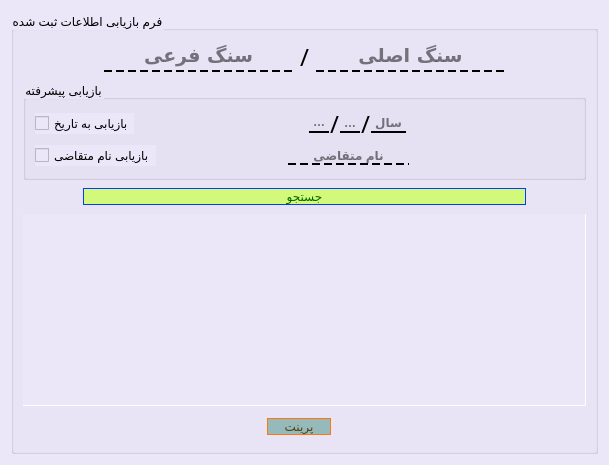
      <widget class="QWidget" name="tab2_SearchData">
       <property name="cursor">
        <cursorShape>ArrowCursor</cursorShape>
       </property>
       <property name="statusTip">
        <string> بازیابی پلاک های تعیین وقت شده</string>
       </property>
       <property name="styleSheet">
        <string notr="true">QWidget{
background-color: #ece6f9  ;
}
QGroupBox{
background-color: rgba(0, 0, 0, 0);
}
QLineEdit{
background-color: rgba(0, 0, 0, 0);
font: 75 14pt &quot;B Nazanin&quot;;
border-style: dashed;
font-weight: bold;
border-bottom-width: 2px;
}
QRadioButton{
background-color: rgba(0, 0, 0, 0);
font: 75 14pt &quot;A Arghavan&quot;;
}
QLabel{
background-color: rgba(0, 0, 0, 0);
font: 75 18pt &quot;A Arsoo&quot;;
}
QComboBox{
background-color: #eee1c5   ;
}
QCheckBox{
font: 75 12pt &quot;A Arsoo&quot;;
}

QTableView {
padding: 4px;
border-style: none;
border-bottom: 1px solid #fffff8;
border-right: 1px solid #fffff8;
}
</string>
       </property>
       <attribute name="title">
        <string>بازیابی اطلاعات</string>
       </attribute>
       <layout class="QGridLayout" name="gridLayout_3">
        <item row="0" column="0">
         <widget class="QGroupBox" name="groupBox">
          <property name="enabled">
           <bool>true</bool>
          </property>
          <property name="toolTip">
           <string/>
          </property>
          <property name="statusTip">
           <string/>
          </property>
          <property name="title">
           <string>فرم بازیابی اطلاعات ثبت شده</string>
          </property>
          <layout class="QGridLayout" name="gridLayout_7">
           <item row="0" column="0">
            <layout class="QHBoxLayout" name="horizontalLayout_Sang_2">
             <item>
              <spacer name="horizontalSpacer_17">
               <property name="enabled">
                <bool>true</bool>
               </property>
               <property name="orientation">
                <enum>Qt::Horizontal</enum>
               </property>
               <property name="sizeHint" stdset="0">
                <size>
                 <width>38</width>
                 <height>20</height>
                </size>
               </property>
              </spacer>
             </item>
             <item>
              <widget class="QLineEdit" name="lineEdit_sangFari_2">
               <property name="enabled">
                <bool>true</bool>
               </property>
               <property name="font">
                <font>
                 <family>B Nazanin</family>
                 <pointsize>14</pointsize>
                 <weight>75</weight>
                 <italic>false</italic>
                 <bold>true</bold>
                </font>
               </property>
               <property name="toolTip">
                <string>&lt;html&gt;&lt;head/&gt;&lt;body&gt;&lt;p&gt;سنگ &lt;span style=&quot; font-weight:600; color:#724c00;&quot;&gt;فرعی&lt;/span&gt; را وارد کنید&lt;/p&gt;&lt;/body&gt;&lt;/html&gt;</string>
               </property>
               <property name="statusTip">
                <string/>
               </property>
               <property name="styleSheet">
                <string notr="true"/>
               </property>
               <property name="alignment">
                <set>Qt::AlignCenter</set>
               </property>
               <property name="placeholderText">
                <string>سنگ فرعی</string>
               </property>
              </widget>
             </item>
             <item>
              <widget class="QLabel" name="label_6">
               <property name="enabled">
                <bool>true</bool>
               </property>
               <property name="sizePolicy">
                <sizepolicy hsizetype="Preferred" vsizetype="Preferred">
                 <horstretch>0</horstretch>
                 <verstretch>0</verstretch>
                </sizepolicy>
               </property>
               <property name="font">
                <font>
                 <family>A Arsoo</family>
                 <pointsize>18</pointsize>
                 <weight>9</weight>
                 <italic>false</italic>
                 <bold>false</bold>
                </font>
               </property>
               <property name="text">
                <string>/</string>
               </property>
               <property name="alignment">
                <set>Qt::AlignCenter</set>
               </property>
               <property name="margin">
                <number>5</number>
               </property>
              </widget>
             </item>
             <item>
              <widget class="QLineEdit" name="lineEdit_sangAsli_2">
               <property name="enabled">
                <bool>true</bool>
               </property>
               <property name="font">
                <font>
                 <family>B Nazanin</family>
                 <pointsize>14</pointsize>
                 <weight>75</weight>
                 <italic>false</italic>
                 <bold>true</bold>
                </font>
               </property>
               <property name="toolTip">
                <string>&lt;html&gt;&lt;head/&gt;&lt;body&gt;&lt;p&gt;سنگ &lt;span style=&quot; font-weight:600; color:#875a00;&quot;&gt;اصلی&lt;/span&gt; را وارد کنید&lt;/p&gt;&lt;/body&gt;&lt;/html&gt;</string>
               </property>
               <property name="statusTip">
                <string/>
               </property>
               <property name="styleSheet">
                <string notr="true"/>
               </property>
               <property name="locale">
                <locale language="English" country="UnitedStates"/>
               </property>
               <property name="inputMethodHints">
                <set>Qt::ImhHiddenText</set>
               </property>
               <property name="alignment">
                <set>Qt::AlignCenter</set>
               </property>
               <property name="placeholderText">
                <string>سنگ اصلی</string>
               </property>
              </widget>
             </item>
             <item>
              <spacer name="horizontalSpacer_18">
               <property name="enabled">
                <bool>true</bool>
               </property>
               <property name="orientation">
                <enum>Qt::Horizontal</enum>
               </property>
               <property name="sizeHint" stdset="0">
                <size>
                 <width>38</width>
                 <height>20</height>
                </size>
               </property>
              </spacer>
             </item>
            </layout>
           </item>
           <item row="1" column="0">
            <widget class="QGroupBox" name="groupBox_2">
             <property name="maximumSize">
              <size>
               <width>16777215</width>
               <height>100</height>
              </size>
             </property>
             <property name="toolTip">
              <string>بازیابی پرونده های تعیین وقت شده به تاریخ</string>
             </property>
             <property name="statusTip">
              <string/>
             </property>
             <property name="styleSheet">
              <string notr="true">QLineEdit{
background-color: rgba(0, 0, 0, 0);
font: 75 12pt &quot;A Arghavan&quot;;
border-style: solid;
border-bottom-width: 2px;
}
QCheckBox{
font: 75 8pt &quot;A Arsoo&quot;;
}
QComboBox{
background-color: #eee1c5   ;
font: 75 10pt &quot;A Arsoo&quot;;
color:#0A1F85;
border: 1px solid #096578  ;
border-radius: 3px;
}
</string>
             </property>
             <property name="title">
              <string>بازیابی پیشرفته</string>
             </property>
             <layout class="QGridLayout" name="gridLayout_5">
              <item row="0" column="0">
               <layout class="QVBoxLayout" name="verticalLayout_3">
                <item>
                 <layout class="QHBoxLayout" name="horizontalLayout_4">
                  <item>
                   <widget class="QCheckBox" name="checkBox_viaDate">
                    <property name="toolTip">
                     <string>بازیابی سوابق ثبت شده به تاریخ</string>
                    </property>
                    <property name="statusTip">
                     <string/>
                    </property>
                    <property name="text">
                     <string>بازیابی به تاریخ</string>
                    </property>
                   </widget>
                  </item>
                  <item>
                   <spacer name="horizontalSpacer_24">
                    <property name="orientation">
                     <enum>Qt::Horizontal</enum>
                    </property>
                    <property name="sizeHint" stdset="0">
                     <size>
                      <width>125</width>
                      <height>24</height>
                     </size>
                    </property>
                   </spacer>
                  </item>
                  <item>
                   <layout class="QHBoxLayout" name="horizontalLayout">
                    <property name="spacing">
                     <number>1</number>
                    </property>
                    <item>
                     <widget class="QLineEdit" name="lineEdit_dateDay">
                      <property name="enabled">
                       <bool>false</bool>
                      </property>
                      <property name="sizePolicy">
                       <sizepolicy hsizetype="Preferred" vsizetype="Fixed">
                        <horstretch>1</horstretch>
                        <verstretch>1</verstretch>
                       </sizepolicy>
                      </property>
                      <property name="minimumSize">
                       <size>
                        <width>20</width>
                        <height>20</height>
                       </size>
                      </property>
                      <property name="maximumSize">
                       <size>
                        <width>20</width>
                        <height>20</height>
                       </size>
                      </property>
                      <property name="sizeIncrement">
                       <size>
                        <width>20</width>
                        <height>20</height>
                       </size>
                      </property>
                      <property name="baseSize">
                       <size>
                        <width>20</width>
                        <height>20</height>
                       </size>
                      </property>
                      <property name="toolTip">
                       <string>روز</string>
                      </property>
                      <property name="statusTip">
                       <string/>
                      </property>
                      <property name="alignment">
                       <set>Qt::AlignCenter</set>
                      </property>
                      <property name="placeholderText">
                       <string>روز</string>
                      </property>
                     </widget>
                    </item>
                    <item>
                     <widget class="QLabel" name="label_7">
                      <property name="enabled">
                       <bool>true</bool>
                      </property>
                      <property name="sizePolicy">
                       <sizepolicy hsizetype="Fixed" vsizetype="Fixed">
                        <horstretch>0</horstretch>
                        <verstretch>0</verstretch>
                       </sizepolicy>
                      </property>
                      <property name="maximumSize">
                       <size>
                        <width>15</width>
                        <height>46</height>
                       </size>
                      </property>
                      <property name="font">
                       <font>
                        <family>A Arsoo</family>
                        <pointsize>18</pointsize>
                        <weight>9</weight>
                        <italic>false</italic>
                        <bold>false</bold>
                       </font>
                      </property>
                      <property name="text">
                       <string>/</string>
                      </property>
                      <property name="alignment">
                       <set>Qt::AlignCenter</set>
                      </property>
                      <property name="margin">
                       <number>5</number>
                      </property>
                     </widget>
                    </item>
                    <item>
                     <widget class="QLineEdit" name="lineEdit_dateMonth">
                      <property name="enabled">
                       <bool>false</bool>
                      </property>
                      <property name="sizePolicy">
                       <sizepolicy hsizetype="Preferred" vsizetype="Fixed">
                        <horstretch>1</horstretch>
                        <verstretch>1</verstretch>
                       </sizepolicy>
                      </property>
                      <property name="minimumSize">
                       <size>
                        <width>20</width>
                        <height>20</height>
                       </size>
                      </property>
                      <property name="maximumSize">
                       <size>
                        <width>20</width>
                        <height>20</height>
                       </size>
                      </property>
                      <property name="sizeIncrement">
                       <size>
                        <width>20</width>
                        <height>20</height>
                       </size>
                      </property>
                      <property name="baseSize">
                       <size>
                        <width>20</width>
                        <height>20</height>
                       </size>
                      </property>
                      <property name="toolTip">
                       <string>ماه</string>
                      </property>
                      <property name="statusTip">
                       <string/>
                      </property>
                      <property name="alignment">
                       <set>Qt::AlignCenter</set>
                      </property>
                      <property name="placeholderText">
                       <string>ماه</string>
                      </property>
                     </widget>
                    </item>
                    <item>
                     <widget class="QLabel" name="label_8">
                      <property name="enabled">
                       <bool>true</bool>
                      </property>
                      <property name="sizePolicy">
                       <sizepolicy hsizetype="Fixed" vsizetype="Fixed">
                        <horstretch>0</horstretch>
                        <verstretch>0</verstretch>
                       </sizepolicy>
                      </property>
                      <property name="maximumSize">
                       <size>
                        <width>15</width>
                        <height>46</height>
                       </size>
                      </property>
                      <property name="sizeIncrement">
                       <size>
                        <width>15</width>
                        <height>46</height>
                       </size>
                      </property>
                      <property name="baseSize">
                       <size>
                        <width>15</width>
                        <height>46</height>
                       </size>
                      </property>
                      <property name="font">
                       <font>
                        <family>A Arsoo</family>
                        <pointsize>18</pointsize>
                        <weight>9</weight>
                        <italic>false</italic>
                        <bold>false</bold>
                       </font>
                      </property>
                      <property name="text">
                       <string>/</string>
                      </property>
                      <property name="alignment">
                       <set>Qt::AlignCenter</set>
                      </property>
                      <property name="margin">
                       <number>5</number>
                      </property>
                     </widget>
                    </item>
                    <item>
                     <widget class="QLineEdit" name="lineEdit_dateYear">
                      <property name="enabled">
                       <bool>false</bool>
                      </property>
                      <property name="sizePolicy">
                       <sizepolicy hsizetype="Preferred" vsizetype="Fixed">
                        <horstretch>1</horstretch>
                        <verstretch>1</verstretch>
                       </sizepolicy>
                      </property>
                      <property name="minimumSize">
                       <size>
                        <width>35</width>
                        <height>20</height>
                       </size>
                      </property>
                      <property name="maximumSize">
                       <size>
                        <width>35</width>
                        <height>20</height>
                       </size>
                      </property>
                      <property name="sizeIncrement">
                       <size>
                        <width>35</width>
                        <height>20</height>
                       </size>
                      </property>
                      <property name="baseSize">
                       <size>
                        <width>35</width>
                        <height>20</height>
                       </size>
                      </property>
                      <property name="toolTip">
                       <string>سال</string>
                      </property>
                      <property name="statusTip">
                       <string/>
                      </property>
                      <property name="maxLength">
                       <number>32765</number>
                      </property>
                      <property name="alignment">
                       <set>Qt::AlignCenter</set>
                      </property>
                      <property name="placeholderText">
                       <string>سال</string>
                      </property>
                     </widget>
                    </item>
                   </layout>
                  </item>
                  <item>
                   <spacer name="horizontalSpacer_23">
                    <property name="orientation">
                     <enum>Qt::Horizontal</enum>
                    </property>
                    <property name="sizeHint" stdset="0">
                     <size>
                      <width>164</width>
                      <height>24</height>
                     </size>
                    </property>
                   </spacer>
                  </item>
                 </layout>
                </item>
                <item>
                 <layout class="QHBoxLayout" name="horizontalLayout_5">
                  <item>
                   <widget class="QCheckBox" name="checkBox_viaName">
                    <property name="toolTip">
                     <string>بازیابی سوابق ثبت شده به نام متقاضی</string>
                    </property>
                    <property name="statusTip">
                     <string/>
                    </property>
                    <property name="text">
                     <string>بازیابی نام متقاضی</string>
                    </property>
                   </widget>
                  </item>
                  <item>
                   <spacer name="horizontalSpacer_28">
                    <property name="orientation">
                     <enum>Qt::Horizontal</enum>
                    </property>
                    <property name="sizeHint" stdset="0">
                     <size>
                      <width>125</width>
                      <height>24</height>
                     </size>
                    </property>
                   </spacer>
                  </item>
                  <item>
                   <widget class="QLineEdit" name="lineEdit_moteqazi_2">
                    <property name="enabled">
                     <bool>false</bool>
                    </property>
                    <property name="maximumSize">
                     <size>
                      <width>16777215</width>
                      <height>16777215</height>
                     </size>
                    </property>
                    <property name="toolTip">
                     <string>&lt;html&gt;&lt;head/&gt;&lt;body&gt;&lt;p&gt;&lt;span style=&quot; font-weight:600;&quot;&gt;نام &lt;/span&gt;&lt;span style=&quot; font-weight:600; color:#0000ff;&quot;&gt;متقاضی&lt;/span&gt;&lt;span style=&quot; font-weight:600;&quot;&gt; این پلاک را وارد کنید&lt;/span&gt;&lt;/p&gt;&lt;/body&gt;&lt;/html&gt;</string>
                    </property>
                    <property name="styleSheet">
                     <string notr="true">background-color: rgba(0, 0, 0, 0);
font: 75 14pt &quot;B Nazanin&quot;;
border-style: dashed;
font-weight: bold;
border-bottom-width: 2px;</string>
                    </property>
                    <property name="alignment">
                     <set>Qt::AlignCenter</set>
                    </property>
                    <property name="placeholderText">
                     <string>نام متقاضی</string>
                    </property>
                   </widget>
                  </item>
                  <item>
                   <layout class="QHBoxLayout" name="horizontalLayout_6">
                    <property name="spacing">
                     <number>1</number>
                    </property>
                   </layout>
                  </item>
                  <item>
                   <spacer name="horizontalSpacer_29">
                    <property name="orientation">
                     <enum>Qt::Horizontal</enum>
                    </property>
                    <property name="sizeHint" stdset="0">
                     <size>
                      <width>164</width>
                      <height>24</height>
                     </size>
                    </property>
                   </spacer>
                  </item>
                 </layout>
                </item>
               </layout>
              </item>
             </layout>
            </widget>
           </item>
           <item row="2" column="0">
            <layout class="QHBoxLayout" name="horizontalLayout_2">
             <property name="spacing">
              <number>1</number>
             </property>
             <property name="leftMargin">
              <number>20</number>
             </property>
             <property name="topMargin">
              <number>1</number>
             </property>
             <property name="rightMargin">
              <number>20</number>
             </property>
             <property name="bottomMargin">
              <number>1</number>
             </property>
             <item>
              <spacer name="horizontalSpacer_15">
               <property name="enabled">
                <bool>true</bool>
               </property>
               <property name="orientation">
                <enum>Qt::Horizontal</enum>
               </property>
               <property name="sizeType">
                <enum>QSizePolicy::Fixed</enum>
               </property>
               <property name="sizeHint" stdset="0">
                <size>
                 <width>40</width>
                 <height>20</height>
                </size>
               </property>
              </spacer>
             </item>
             <item>
              <widget class="QPushButton" name="pushButton_search">
               <property name="enabled">
                <bool>true</bool>
               </property>
               <property name="maximumSize">
                <size>
                 <width>16777215</width>
                 <height>16777215</height>
                </size>
               </property>
               <property name="cursor">
                <cursorShape>PointingHandCursor</cursorShape>
               </property>
               <property name="toolTip">
                <string>برای بازیابی اطلاعات ذخیره شده کلیک کنید</string>
               </property>
               <property name="statusTip">
                <string/>
               </property>
               <property name="styleSheet">
                <string notr="true">QPushButton:hover:!pressed
{
  border: 2px dashed rgb(255, 85, 0);
	background-color: rgb(129, 125, 255);
	color: rgb(85, 255, 255);
}
QPushButton{
background-color: #d3f97a   ;
font: 14pt &quot;A Arsoo&quot;;
color:    #056608   ;
border: 1px solid   #003efe   ;
border-radius: 10px;
}</string>
               </property>
               <property name="text">
                <string>جستجو</string>
               </property>
               <property name="shortcut">
                <string>Ctrl+S</string>
               </property>
               <property name="autoDefault">
                <bool>false</bool>
               </property>
               <property name="default">
                <bool>false</bool>
               </property>
              </widget>
             </item>
             <item>
              <spacer name="horizontalSpacer_16">
               <property name="enabled">
                <bool>true</bool>
               </property>
               <property name="orientation">
                <enum>Qt::Horizontal</enum>
               </property>
               <property name="sizeType">
                <enum>QSizePolicy::Fixed</enum>
               </property>
               <property name="sizeHint" stdset="0">
                <size>
                 <width>40</width>
                 <height>20</height>
                </size>
               </property>
              </spacer>
             </item>
            </layout>
           </item>
           <item row="3" column="0">
            <widget class="QTableView" name="tableView_result">
             <property name="enabled">
              <bool>true</bool>
             </property>
             <property name="sizePolicy">
              <sizepolicy hsizetype="Expanding" vsizetype="Preferred">
               <horstretch>0</horstretch>
               <verstretch>0</verstretch>
              </sizepolicy>
             </property>
             <property name="toolTip">
              <string>نمایش نتیجه جستجو</string>
             </property>
            </widget>
           </item>
           <item row="4" column="0">
            <layout class="QHBoxLayout" name="horizontalLayout_btnNew_2">
             <property name="leftMargin">
              <number>10</number>
             </property>
             <property name="topMargin">
              <number>0</number>
             </property>
             <property name="rightMargin">
              <number>10</number>
             </property>
             <property name="bottomMargin">
              <number>0</number>
             </property>
             <item>
              <spacer name="horizontalSpacer_19">
               <property name="enabled">
                <bool>true</bool>
               </property>
               <property name="orientation">
                <enum>Qt::Horizontal</enum>
               </property>
               <property name="sizeType">
                <enum>QSizePolicy::Fixed</enum>
               </property>
               <property name="sizeHint" stdset="0">
                <size>
                 <width>90</width>
                 <height>20</height>
                </size>
               </property>
              </spacer>
             </item>
             <item>
              <widget class="QPushButton" name="pushButton_print">
               <property name="enabled">
                <bool>false</bool>
               </property>
               <property name="sizePolicy">
                <sizepolicy hsizetype="Maximum" vsizetype="Maximum">
                 <horstretch>0</horstretch>
                 <verstretch>0</verstretch>
                </sizepolicy>
               </property>
               <property name="cursor">
                <cursorShape>PointingHandCursor</cursorShape>
               </property>
               <property name="toolTip">
                <string>پرینت اطلاعات بازیابی شده</string>
               </property>
               <property name="statusTip">
                <string/>
               </property>
               <property name="styleSheet">
                <string notr="true">QPushButton:hover:!pressed
{
  border: 2px dashed  #FF87A6  ;
	background-color:  #5F8375  ;
	color:  #E0F354  ;
}
QPushButton{
background-color:  #96B9B9    ;
font: 14pt &quot;A Arsoo&quot;;
color: #533F11;
border: 1px solid   #FE760C ;;
border-radius: 10px;
}</string>
               </property>
               <property name="text">
                <string>     پرینت     </string>
               </property>
              </widget>
             </item>
             <item>
              <spacer name="horizontalSpacer_20">
               <property name="enabled">
                <bool>true</bool>
               </property>
               <property name="orientation">
                <enum>Qt::Horizontal</enum>
               </property>
               <property name="sizeType">
                <enum>QSizePolicy::Fixed</enum>
               </property>
               <property name="sizeHint" stdset="0">
                <size>
                 <width>100</width>
                 <height>30</height>
                </size>
               </property>
              </spacer>
             </item>
            </layout>
           </item>
          </layout>
         </widget>
        </item>
       </layout>
      </widget>
